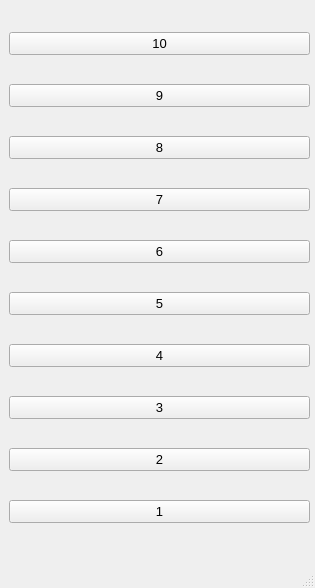
<?xml version="1.0" encoding="UTF-8"?>
<ui version="4.0">
 <class>MainWindow</class>
 <widget class="QMainWindow" name="MainWindow">
  <property name="geometry">
   <rect>
    <x>0</x>
    <y>0</y>
    <width>315</width>
    <height>588</height>
   </rect>
  </property>
  <property name="windowTitle">
   <string>MainWindow</string>
  </property>
  <widget class="QWidget" name="centralwidget">
   <widget class="QWidget" name="verticalLayoutWidget">
    <property name="geometry">
     <rect>
      <x>9</x>
      <y>9</y>
      <width>301</width>
      <height>541</height>
     </rect>
    </property>
    <layout class="QVBoxLayout" name="verticalLayout">
     <item>
      <widget class="QPushButton" name="floor_10">
       <property name="font">
        <font>
         <pointsize>10</pointsize>
        </font>
       </property>
       <property name="text">
        <string>10</string>
       </property>
      </widget>
     </item>
     <item>
      <widget class="QPushButton" name="floor_09">
       <property name="font">
        <font>
         <pointsize>10</pointsize>
        </font>
       </property>
       <property name="text">
        <string>9</string>
       </property>
      </widget>
     </item>
     <item>
      <widget class="QPushButton" name="floor_08">
       <property name="font">
        <font>
         <pointsize>10</pointsize>
        </font>
       </property>
       <property name="text">
        <string>8</string>
       </property>
      </widget>
     </item>
     <item>
      <widget class="QPushButton" name="floor_07">
       <property name="font">
        <font>
         <pointsize>10</pointsize>
        </font>
       </property>
       <property name="text">
        <string>7</string>
       </property>
      </widget>
     </item>
     <item>
      <widget class="QPushButton" name="floor_06">
       <property name="font">
        <font>
         <pointsize>10</pointsize>
        </font>
       </property>
       <property name="text">
        <string>6</string>
       </property>
      </widget>
     </item>
     <item>
      <widget class="QPushButton" name="floor_05">
       <property name="font">
        <font>
         <pointsize>10</pointsize>
        </font>
       </property>
       <property name="text">
        <string>5</string>
       </property>
      </widget>
     </item>
     <item>
      <widget class="QPushButton" name="floor_04">
       <property name="font">
        <font>
         <pointsize>10</pointsize>
        </font>
       </property>
       <property name="text">
        <string>4</string>
       </property>
      </widget>
     </item>
     <item>
      <widget class="QPushButton" name="floor_03">
       <property name="font">
        <font>
         <pointsize>10</pointsize>
        </font>
       </property>
       <property name="text">
        <string>3</string>
       </property>
      </widget>
     </item>
     <item>
      <widget class="QPushButton" name="floor_02">
       <property name="font">
        <font>
         <pointsize>10</pointsize>
        </font>
       </property>
       <property name="text">
        <string>2</string>
       </property>
      </widget>
     </item>
     <item>
      <widget class="QPushButton" name="floor_01">
       <property name="font">
        <font>
         <pointsize>10</pointsize>
        </font>
       </property>
       <property name="text">
        <string>1</string>
       </property>
      </widget>
     </item>
    </layout>
   </widget>
  </widget>
  <widget class="QMenuBar" name="menubar">
   <property name="geometry">
    <rect>
     <x>0</x>
     <y>0</y>
     <width>315</width>
     <height>25</height>
    </rect>
   </property>
  </widget>
  <widget class="QStatusBar" name="statusbar"/>
 </widget>
 <resources/>
 <connections/>
</ui>
